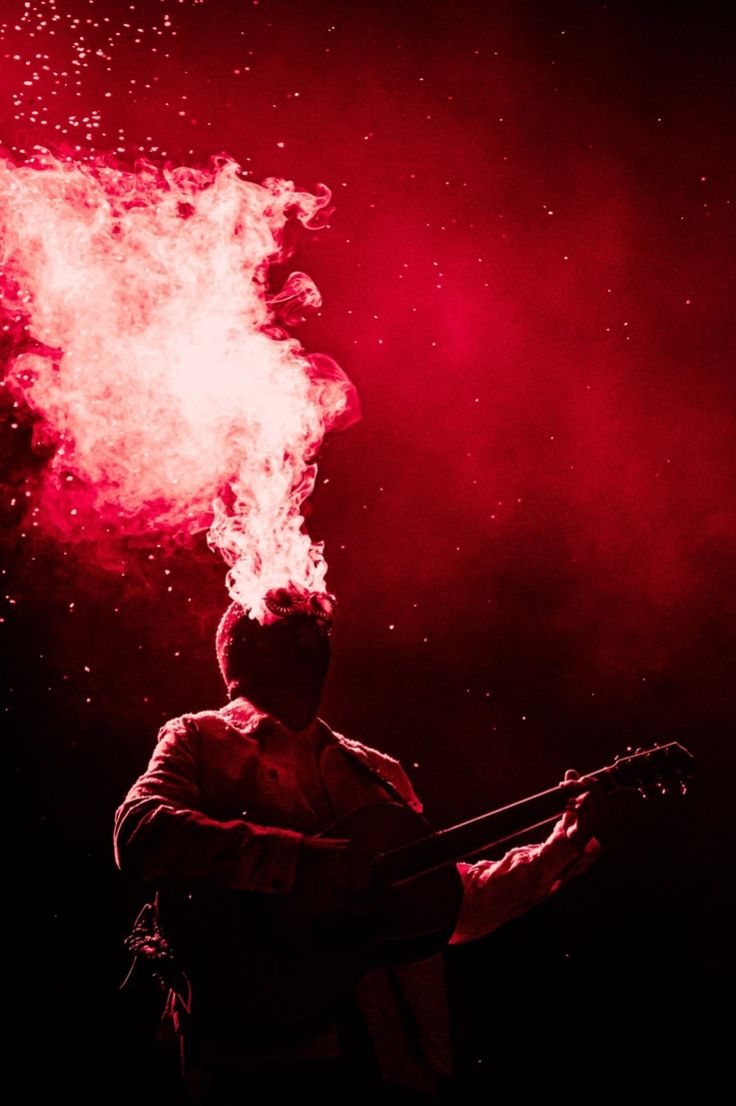
#> input picture lab5/images/image_2.jpg, 736 x 1106 px
$ python script.py
#> lines starting #> are read from the running program, lines starting #| are printed output that depends on the picture
import cv2
import numpy as np


def embed_watermark_dct(container_img, watermark_img, strength=10):
    h, w = container_img.shape
    watermark_resized = cv2.resize(watermark_img, (w // 8, h // 8), interpolation=cv2.INTER_NEAREST)
    watermark_bin = (watermark_resized > 128).astype(np.uint8)
    watermarked_img = np.zeros_like(container_img, dtype=np.float32)
    container_img = container_img.astype(np.float32)

    for i in range(0, h, 8):
        for j in range(0, w, 8):
            block = container_img[i:i + 8, j:j + 8]
            if block.shape[0] < 8 or block.shape[1] < 8:
                continue

            dct_block = cv2.dct(block)

            wm_i = i // 8
            wm_j = j // 8
            if wm_i < watermark_bin.shape[0] and wm_j < watermark_bin.shape[1]:
                bit = watermark_bin[wm_i, wm_j]
                if bit == 1:
                    dct_block[4, 4] += strength
                else:
                    dct_block[4, 4] -= strength

            idct_block = cv2.idct(dct_block)
            watermarked_img[i:i + 8, j:j + 8] = idct_block

    return np.clip(watermarked_img, 0, 255).astype(np.uint8)


def extract_watermark_dct(watermarked_img, container_img, wm_shape, strength=10):
    h, w = container_img.shape
    extracted = np.zeros(wm_shape, dtype=np.uint8)

    container_img = container_img.astype(np.float32)
    watermarked_img = watermarked_img.astype(np.float32)

    for i in range(0, h, 8):
        for j in range(0, w, 8):
            block_orig = container_img[i:i + 8, j:j + 8]
            block_wm = watermarked_img[i:i + 8, j:j + 8]

            if block_orig.shape[0] < 8 or block_orig.shape[1] < 8:
                continue

            dct_orig = cv2.dct(block_orig)
            dct_wm = cv2.dct(block_wm)

            delta = dct_wm[4, 4] - dct_orig[4, 4]

            wm_i = i // 8
            wm_j = j // 8
            if wm_i < wm_shape[0] and wm_j < wm_shape[1]:
                extracted[wm_i, wm_j] = 255 if delta > 0 else 0

    return extracted


container_path = "images/image_2.jpg"
watermark_path = "images/watermark.png"
visible_output_path = "images/watermarked_dct.png"
extracted_output_path = "images/extracted_dct.png"

container = cv2.imread(container_path, cv2.IMREAD_GRAYSCALE)
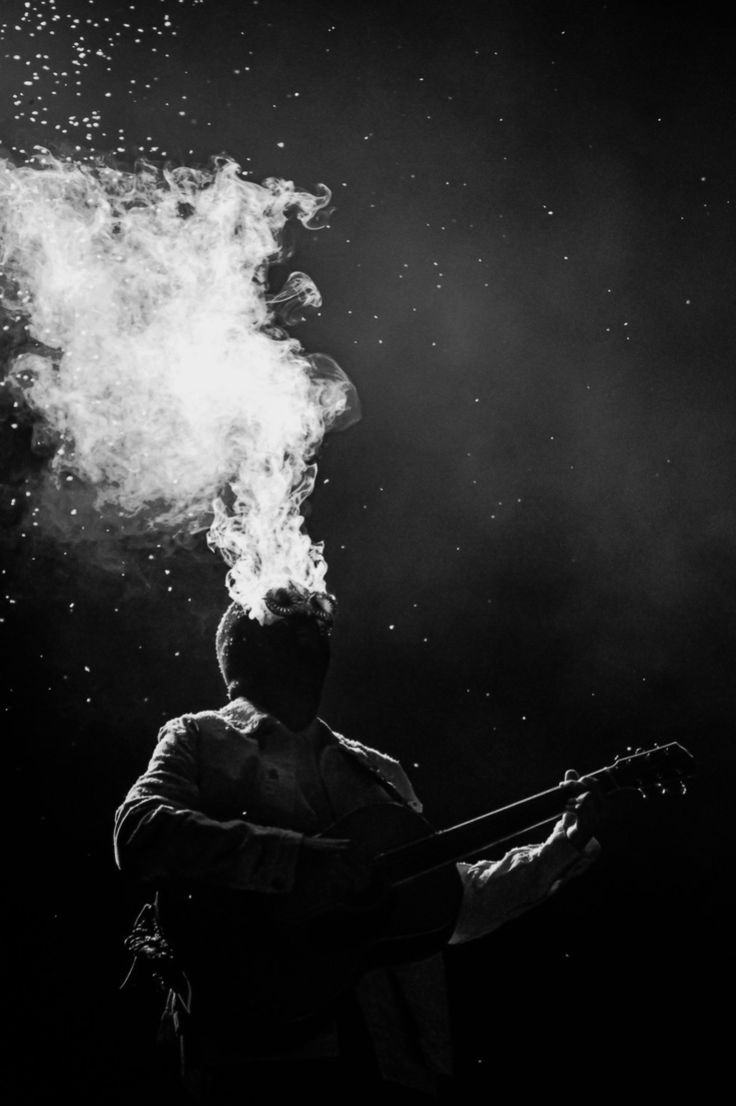
#> container: shape (1106, 736); min 0, max 246, mean 46.2
watermark = cv2.imread(watermark_path, cv2.IMREAD_GRAYSCALE)
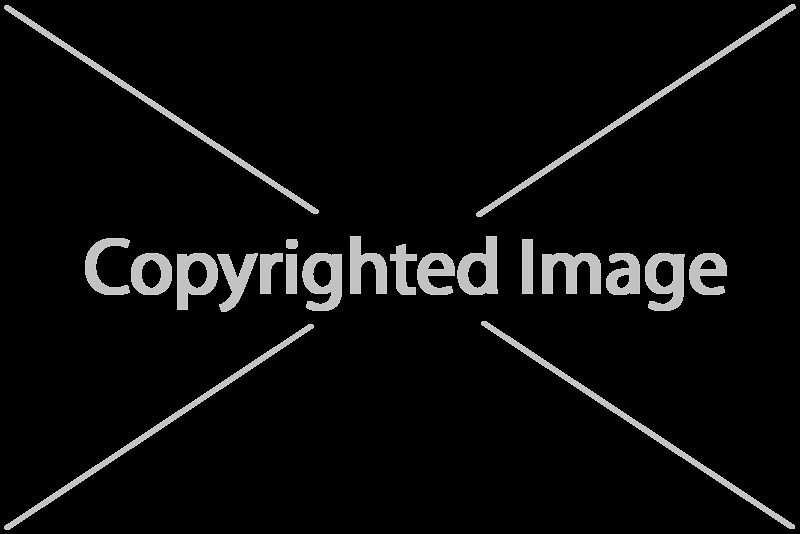
#> input picture lab5/images/watermark.png, 800 x 534 px
#> watermark is the input picture: shape (534, 800); min 0, max 213, mean 11.9

if container is None or watermark is None:
    raise FileNotFoundError("❌ Check that 'image_1.jpg' and 'watermark.png' exist in the 'images/' folder.")

watermarked_dct = embed_watermark_dct(container, watermark, strength=150)
#> in embed_watermark_dct, `watermark_resized = cv2.resize(watermark_img, (w // 8, h // 8), interp..`:
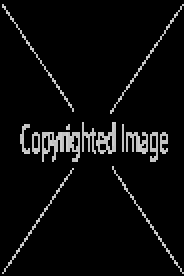
#> watermark_resized: shape (138, 92) (shown 2 times larger); min 0, max 213, mean 12
#> in embed_watermark_dct, `watermark_bin = (watermark_resized > 128).astype(np.uint8)`:
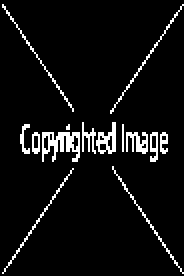
#> watermark_bin: shape (138, 92) (shown 2 times larger); values 0 (black) and 1 (white), 6.1% white in thin lines or dots
cv2.imwrite(visible_output_path, watermarked_dct)

extracted_dct = extract_watermark_dct(watermarked_dct, container, (container.shape[0] // 8, container.shape[1] // 8), strength=150)
#> after the loop in extract_watermark_dct, `for i in range(0, h, 8):`: extracted: shape (138, 92); 6.1% white in thin lines or dots
cv2.imwrite(extracted_output_path, extracted_dct)

print("✅ Watermark embedded using DCT and extracted using Hsu-Wu method.")
